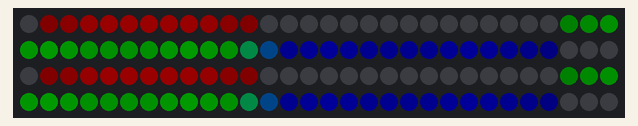
The sketch below on a simulated Arduino Uno, built with avr-gcc and run on an emulated ATmega328P. Shown: 120 RGB LEDs in strip order, left to right, continuing on the next row. Dim RGB values are drawn brighter than linear.

Above: at 0.16 s.
At 1.71 s:
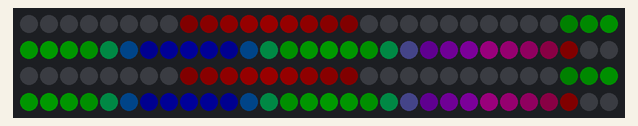
At 3.56 s:
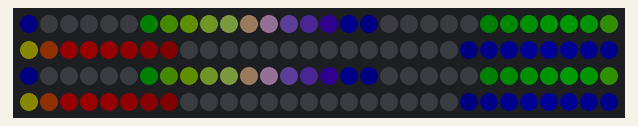
At 6.66 s:
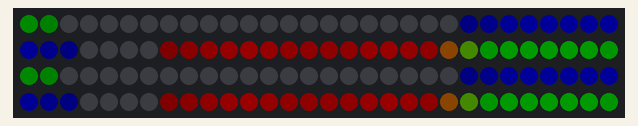
At 9.75 s:
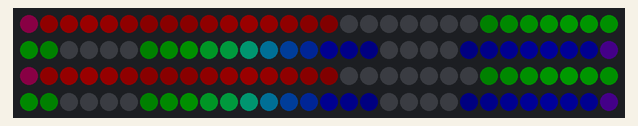
At 13.15 s:
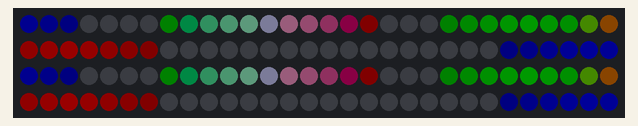

Measured:
- by itself, everything shown: repeats every 12.4 s, in 40 steps

The sketch:

multi_nine_led_snail_crosses_simple.ino
```cpp
/*
 * light_ws2812 example
 * Fade LEDs in R, G, B order; demonstrate functions for changing color order.
 *
 * Created: September 6, 2014
 * Author: Windell Oskay (www.evilmadscientist.com)
 */

#include <WS2812.h>

#define outputPin 7  // Digital output pin (default: 7)
#define LEDCount 120   // Number of LEDs to drive (default: 9)


WS2812 LED(LEDCount);
cRGB value;

byte intensity = 25;
int SNAILS = 12;
int ledsToLight[] = {0, 5, 25, 35, 40, 50,
                     60, 65, 85, 95, 100, 110};
int speeds[] = {1, -2, 2, -1, 1, -2,
                1, -2, 2, -1, 1, -2};
int colours[][3] = {{intensity, 0, 0},
                    {intensity, 0, 0},
                    {0, intensity, 0},
                    {0, intensity, 0},
                    {0, 0, intensity},
                    {0, 0, intensity},
                    {intensity, 0, 0},
                    {intensity, 0, 0},
                    {0, intensity, 0},
                    {0, intensity, 0},
                    {0, 0, intensity},
                    {0, 0, intensity}
                    };
float snailShape[] = {0.2, 0.4, 0.6, 0.8, 1, 0.8, 0.6, 0.4, 0.2};

void setup() {
    LED.setOutput(outputPin); // Digital Pin 7

  /* You may uncomment one of the following three lines to switch
  to a different data transmission sequence for your addressable LEDs.
  (These functions can be used at any point in your program as needed.)   */

  LED.setColorOrderRGB();  // Uncomment for RGB color order
  //LED.setColorOrderBRG();  // Uncomment for BRG color order
  //LED.setColorOrderGRB();  // Uncomment for GRB color order (Default; will be used if none other is defined.)
}

void loop() {
  moveSnails();
  displaySnails2();

  delay(10); // Wait (ms)
}

void moveSnails() {
  for (int i = 0; i < SNAILS; i++) {
    ledsToLight[i] = (ledsToLight[i] + speeds[i] + LEDCount) % LEDCount;
  }
}

void displaySnails2() {
  for (int i = 0; i < LEDCount; i++) {
    value.r = 0;
    value.g = 0;
    value.b = 0;
    LED.set_crgb_at(i, value);
  }

  for (int i = 0; i < SNAILS; i++) {
    for (int led = 0; led < 9; led++) {
      int rounded = getRoundedIndex(led + ledsToLight[i]);
      value = LED.get_crgb_at(rounded);
      value.r = value.r + (int) (colours[i][0] * snailShape[led]);
      value.g = value.g + (int) (colours[i][1] * snailShape[led]);
      value.b = value.b + (int) (colours[i][2] * snailShape[led]);

      if (value.r > intensity) {
        value.r = intensity;
      }
      if (value.g > intensity) {
        value.g = intensity;
      }
      if (value.b > intensity) {
        value.b = intensity;
      }
      LED.set_crgb_at(rounded, value);
    }
  }
  LED.sync(); // Sends the data to the LEDs
}

int getRoundedIndex(int value) {
  return (value + LEDCount) % LEDCount;
}
```
